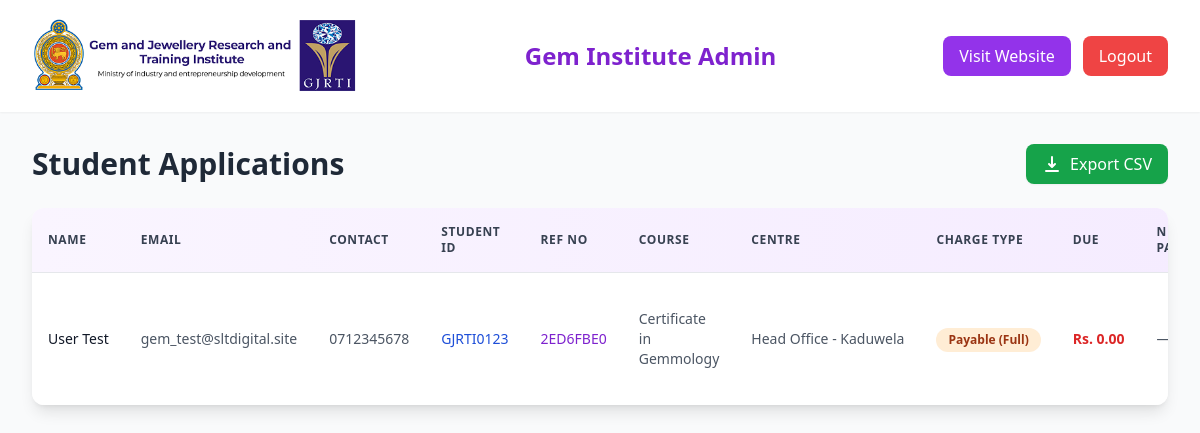
Screenshot of /admin/pages/dashboard.php with the database file from the repository.
### tables this page shows
CREATE TABLE `students` (
  `id` int(11) NOT NULL,
  `student_id_manual` varchar(50) DEFAULT NULL,
  `reference_no` varchar(20) NOT NULL,
  `name` varchar(100) NOT NULL,
  `nic_passport` varchar(50) NOT NULL,
  `nic_file` varchar(255) DEFAULT NULL,
  `education_background` text,
  `next_payment_date` date DEFAULT NULL,
  `declaration` tinyint(1) NOT NULL DEFAULT '0',
  `declaration2` tinyint(1) NOT NULL DEFAULT '0',
  `created_at` timestamp NOT NULL DEFAULT CURRENT_TIMESTAMP,
  `contact_number` varchar(20) DEFAULT NULL,
  `address` text,
  `gmail` varchar(100) DEFAULT NULL,
  `checked` tinyint(1) DEFAULT '0'
);

CREATE TABLE `applications` (
  `id` int(11) NOT NULL,
  `student_id` int(11) NOT NULL,
  `regional_centre` varchar(100) NOT NULL,
  `course_type` varchar(100) NOT NULL,
  `course_name` varchar(150) NOT NULL,
  `registration_fee` decimal(10,2) NOT NULL,
  `course_fee` decimal(10,2) NOT NULL,
  `status` enum('pending','completed') DEFAULT 'pending',
  `charge_type` enum('payable','free') DEFAULT NULL,
  `created_at` timestamp NOT NULL DEFAULT CURRENT_TIMESTAMP
);

### admin/pages/dashboard.php (the view, shortened to what this page needs)
<?php
$db = new Database();
$conn = $db->getConnection();
$sql = "
SELECT
    s.id AS student_id,
    s.name,
    s.gmail,
    s.contact_number,
    s.nic_file,
    s.reference_no,
    s.student_id_manual,
    s.next_payment_date,
    s.checked,
    a.id AS application_id,
    a.course_name,
    a.regional_centre,
    a.registration_fee,
    a.course_fee,
    a.charge_type,
    p.amount AS total_billed,
    COALESCE(p.paid_amount, 0) AS paid_amount,
    COALESCE(p.due_amount, 0) AS due_amount,
    p.status AS payment_status,
    p.slip_file,
    p.installment_type
FROM students s
LEFT JOIN applications a ON s.id = a.student_id
LEFT JOIN payments p ON a.id = p.application_id
WHERE a.id IS NOT NULL
ORDER BY a.id DESC
";
$result = $conn->query($sql);
?>
<!DOCTYPE html>
<html lang="en">
<head>
    <script src="https://cdn.tailwindcss.com"></script>
    <link rel="stylesheet" href="https://cdn.jsdelivr.net/npm/flatpickr/dist/flatpickr.min.css">
</head>
<body class="bg-gray-50">
    <header class="bg-white shadow-sm sticky top-0 z-10">
        <div class="max-w-full mx-auto px-4 sm:px-6 lg:px-8 py-4">
            <div class="flex flex-col sm:flex-row justify-between items-center gap-4">
                <div class="flex items-center gap-3">
                    <img src="../assets/GJRT_1.png" alt="Logo" class="h-16 sm:h-20">
                </div>
                <h1 class="text-xl sm:text-2xl font-bold text-purple-700">Gem Institute Admin</h1>
                <div class="flex gap-2 sm:gap-3">
                    <a href="/" class="bg-purple-600 text-white px-3 sm:px-4 py-2 rounded-lg hover:bg-purple-700 transition text-sm sm:text-base">
                        Visit Website
                    </a>
                    <a href="../logout.php" class="bg-red-500 text-white px-3 sm:px-4 py-2 rounded-lg hover:bg-red-600 transition text-sm sm:text-base">
                        Logout
                    </a>
                </div>
            </div>
        </div>
    </header>
    <main class="max-w-full mx-auto px-4 sm:px-6 lg:px-8 py-6 sm:py-8">
        <div class="flex flex-col sm:flex-row justify-between items-start sm:items-center gap-4 mb-6">
            <h2 class="text-2xl sm:text-3xl font-bold text-gray-800">Student Applications</h2>
            <a href="export_csv.php" class="bg-green-600 text-white px-4 py-2 rounded-lg hover:bg-green-700 transition shadow-sm flex items-center gap-2">
                Export CSV
            </a>
        </div>
        <div class="bg-white rounded-xl shadow-lg overflow-hidden">
            <div class="overflow-x-auto custom-scrollbar" style="max-height: calc(100vh - 250px);">
                <table class="min-w-full divide-y divide-gray-200">
                    <thead class="bg-gradient-to-r from-purple-50 to-purple-100 sticky top-0 z-10">
                        <tr>
                            <th class="px-4 py-4 text-left text-xs font-semibold text-gray-700 uppercase tracking-wider">Name</th>
                            <th class="px-4 py-4 text-left text-xs font-semibold text-gray-700 uppercase tracking-wider">Email</th>
                            <th class="px-4 py-4 text-left text-xs font-semibold text-gray-700 uppercase tracking-wider">Contact</th>
                            <th class="px-4 py-4 text-left text-xs font-semibold text-gray-700 uppercase tracking-wider">Student ID</th>
                            <th class="px-4 py-4 text-left text-xs font-semibold text-gray-700 uppercase tracking-wider">Ref No</th>
                            <th class="px-4 py-4 text-left text-xs font-semibold text-gray-700 uppercase tracking-wider">Course</th>
                            <th class="px-4 py-4 text-left text-xs font-semibold text-gray-700 uppercase tracking-wider">Centre</th>
                            <th class="px-4 py-4 text-left text-xs font-semibold text-gray-700 uppercase tracking-wider">Charge Type</th>
                            <th class="px-4 py-4 text-left text-xs font-semibold text-gray-700 uppercase tracking-wider">Due</th>
                            <th class="px-4 py-4 text-left text-xs font-semibold text-gray-700 uppercase tracking-wider">Next Pay</th>
                        </tr>
                    </thead>
                    <tbody class="bg-white divide-y divide-gray-200">
                        <?php while ($row = $result->fetch_assoc()): ?>
                            <?php
                            $display_id = $row['student_id_manual'] ?: "GJRTI" . str_pad($row['student_id'], 4, '0', STR_PAD_LEFT);
                            ?>
                            <tr class="hover:bg-purple-50 transition">
                                <td class="px-4 py-4 text-sm font-medium text-gray-900 whitespace-nowrap"><?= htmlspecialchars($row['name']) ?></td>
                                <td class="px-4 py-4 text-sm text-gray-600 whitespace-nowrap"><?= htmlspecialchars($row['gmail']) ?></td>
                                <td class="px-4 py-4 text-sm text-gray-600 whitespace-nowrap"><?= htmlspecialchars($row['contact_number']) ?></td>
                                <td class="px-4 py-4 text-sm font-medium text-blue-700 whitespace-nowrap"><?= htmlspecialchars($display_id) ?></td>
                                <td class="px-4 py-4 text-sm font-medium text-purple-700 whitespace-nowrap"><?= htmlspecialchars($row['reference_no']) ?></td>
                                <td class="px-4 py-4 text-sm text-gray-600"><?= htmlspecialchars($row['course_name'] ?? '—') ?></td>
                                <td class="px-4 py-4 text-sm text-gray-600 whitespace-nowrap"><?= htmlspecialchars($row['regional_centre'] ?? '—') ?></td>
                                <td class="px-4 py-4 text-center whitespace-nowrap">
                                    <?php if ($row['checked'] == 1): ?>
                                        <span class="inline-flex px-3 py-1 text-xs font-semibold rounded-full
                                            <?= $row['charge_type'] === 'free' ? 'bg-indigo-100 text-indigo-800' : 'bg-orange-100 text-orange-800' ?>">
                                            <?= $row['charge_type'] === 'free' ? 'Free (Registration Fee Only)' : 'Payable (Full)' ?>
                                        </span>
                                    <?php endif; ?>
                                </td>
                                <td class="px-4 py-4 text-sm font-bold whitespace-nowrap">
                                    <?php
                                    if ($row['charge_type'] === 'free') {
                                        $due = max(0, $row['registration_fee'] - $row['paid_amount']);
                                        echo '<span class="text-indigo-700">Rs. ' . number_format($due, 2) . '<br><small class="font-normal text-indigo-600">(Reg Fee Only)</small></span>';
                                    } else {
                                        $full = $row['registration_fee'] + $row['course_fee'];
                                        $due = max(0, $full - $row['paid_amount']);
                                        echo '<span class="text-red-600">Rs. ' . number_format($due, 2) . '</span>';
                                    }
                                    ?>
                                </td>
                                <td class="px-4 py-4 text-sm text-gray-600 whitespace-nowrap">
                                    <?= $row['next_payment_date'] ? date('d/m/Y', strtotime($row['next_payment_date'])) : '—' ?>
                                </td>
                            </tr>
                        <?php endwhile; ?>
                    </tbody>
                </table>
            </div>
        </div>
    </main>
</body>
</html>

### rows the page displays
students: name "User Test", gmail "gem_test@sltdigital.site", contact_number "0712345678", display_id "GJRTI0123", reference_no "2ED6FBE0", applications.course_name "Certificate in Gemmology", applications.regional_centre "Head Office - Kaduwela", checked "Payable (Full)", due "0.00"
